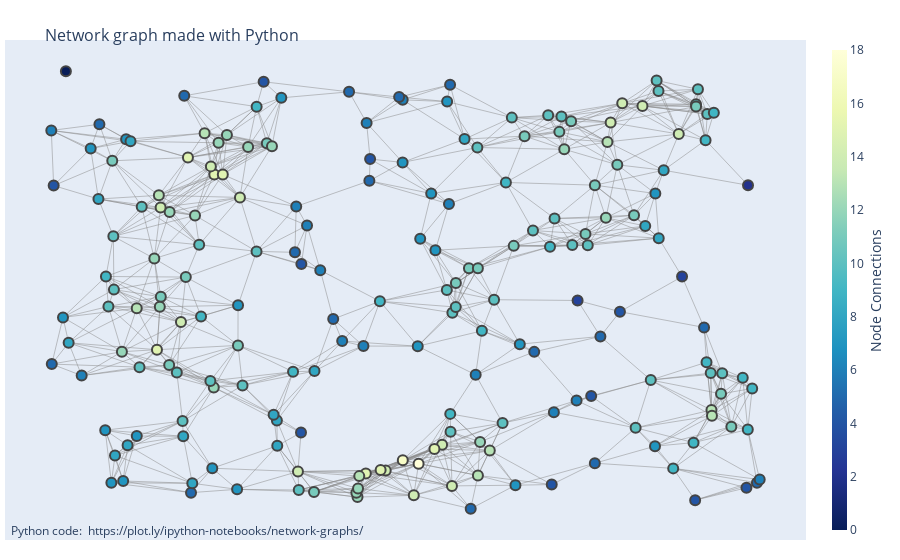

The cell this chart's notebook holds for it:
### Code cell
import plotly.graph_objects as go
import networkx as nx

G = nx.random_geometric_graph(200, 0.125)

edge_x = []
edge_y = []
for edge in G.edges():
    x0, y0 = G.nodes[edge[0]]['pos']
    x1, y1 = G.nodes[edge[1]]['pos']
    edge_x.append(x0)
    edge_x.append(x1)
    edge_x.append(None)
    edge_y.append(y0)
    edge_y.append(y1)
    edge_y.append(None)

edge_trace = go.Scatter(
    x=edge_x, y=edge_y,
    line=dict(width=0.5, color='#888'),
    hoverinfo='none',
    mode='lines')

node_x = []
node_y = []
for node in G.nodes():
    x, y = G.nodes[node]['pos']
    node_x.append(x)
    node_y.append(y)

node_trace = go.Scatter(
    x=node_x, y=node_y,
    mode='markers',
    hoverinfo='text',
    marker=dict(
        showscale=True,
        # colorscale options
        #'Greys' | 'YlGnBu' | 'Greens' | 'YlOrRd' | 'Bluered' | 'RdBu' |
        #'Reds' | 'Blues' | 'Picnic' | 'Rainbow' | 'Portland' | 'Jet' |
        #'Hot' | 'Blackbody' | 'Earth' | 'Electric' | 'Viridis' |
        colorscale='YlGnBu',
        reversescale=True,
        color=[],
        size=10,
        colorbar=dict(
            thickness=15,
            title='Node Connections',
            xanchor='left',
            titleside='right'
        ),
        line_width=2))

node_adjacencies = []
node_text = []
for node, adjacencies in enumerate(G.adjacency()):
    node_adjacencies.append(len(adjacencies[1]))
    node_text.append('# of connections: '+str(len(adjacencies[1])))

node_trace.marker.color = node_adjacencies # can size points by the number of connections using 'size' instead of 'color'
node_trace.text = node_text

fig = go.Figure(data=[edge_trace, node_trace],
             layout=go.Layout(
                title='<br>Network graph made with Python',
                titlefont_size=16,
                showlegend=False,
                hovermode='closest',
                margin=dict(b=20,l=5,r=5,t=40),
                annotations=[ dict(
                    text="Python code: <a href='https://plot.ly/ipython-notebooks/network-graphs/'> https://plot.ly/ipython-notebooks/network-graphs/</a>",
                    showarrow=False,
                    xref="paper", yref="paper",
                    x=0.005, y=-0.002 ) ],
                xaxis=dict(showgrid=False, zeroline=False, showticklabels=False),
                yaxis=dict(showgrid=False, zeroline=False, showticklabels=False))
                )
fig.show()

### Figure 1 — Plotly figure (JSON) as saved in the notebook; plotly's stock layout.template omitted (floating-point values rounded to 4 significant figures; data arrays with more than 128 entries replaced by an {"elided": "..."} marker saying what was removed)
{"data": [{"hoverinfo": "none", "line": {"color": "#888", "width": 0.5}, "mode": "lines", "type": "scatter", "x": {"elided": "2766 float values"}, "y": {"elided": "2766 float values"}}, {"hoverinfo": "text", "marker": {"color": {"elided": "200 int values"}, "colorbar": {"thickness": 15, "title": {"side": "right", "text": "Node Connections"}, "xanchor": "left"}, "colorscale": [[0, "rgb(255,255,217)"], [0.125, "rgb(237,248,177)"], [0.25, "rgb(199,233,180)"], [0.375, "rgb(127,205,187)"], [0.5, "rgb(65,182,196)"], [0.625, "rgb(29,145,192)"], [0.75, "rgb(34,94,168)"], [0.875, "rgb(37,52,148)"], [1, "rgb(8,29,88)"]], "line": {"width": 2}, "reversescale": true, "showscale": true, "size": 10}, "mode": "markers", "text": {"elided": "200 str values"}, "type": "scatter", "x": {"elided": "200 float values"}, "y": {"elided": "200 float values"}}], "layout": {"annotations": [{"showarrow": false, "text": "Python code: <a href='https://plot.ly/ipython-notebooks/network-graphs/'> https://plot.ly/ipython-notebooks/network-graphs/</a>", "x": 0.005, "xref": "paper", "y": -0.002, "yref": "paper"}], "hovermode": "closest", "margin": {"b": 20, "l": 5, "r": 5, "t": 40}, "showlegend": false, "title": {"font": {"size": 16}, "text": "<br>Network graph made with Python"}, "xaxis": {"showgrid": false, "showticklabels": false, "zeroline": false}, "yaxis": {"showgrid": false, "showticklabels": false, "zeroline": false}}}
